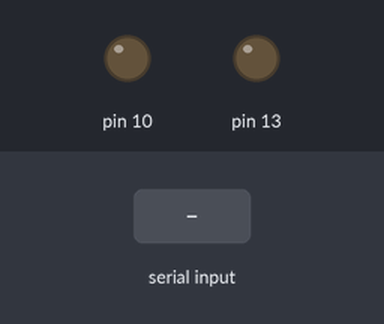
Simulated run of this sketch. Board: Arduino Uno, built with avr-gcc and run on an emulated ATmega328P. On the bench: output pins drawn as LEDs (lit = HIGH). The test bench sets the inputs (shaded band).

Above: at 1.2 s.
1.3 s: "1" received over Serial
At 2.4 s:
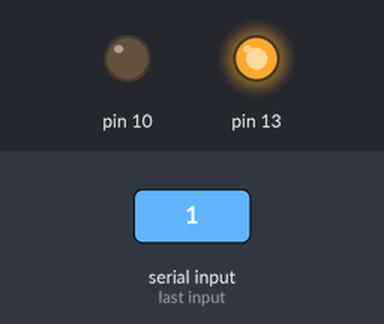
Timing chart, 0 to 5.8 s (numbered marks = the images above; inputs shaded):
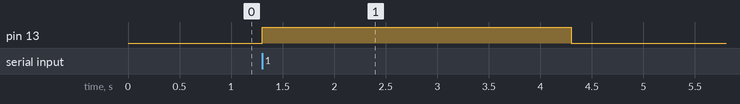

The sketch:

sketch_jul03b.pde
```cpp
void setup()
{
Serial.begin(9600);
  pinMode(10,OUTPUT);
  pinMode(13,OUTPUT);
}

void loop()
{

  if(Serial.available()>0)
  {
    char x=Serial.read();
    if(x=='1')
    {
    digitalWrite(13,1);
    delay(3000);
    digitalWrite(13,0);
    }
  }
}
```

Measured:
- after the input at 1.3 s, pin 13: LOW → HIGH at once, → LOW 3.0 s later
